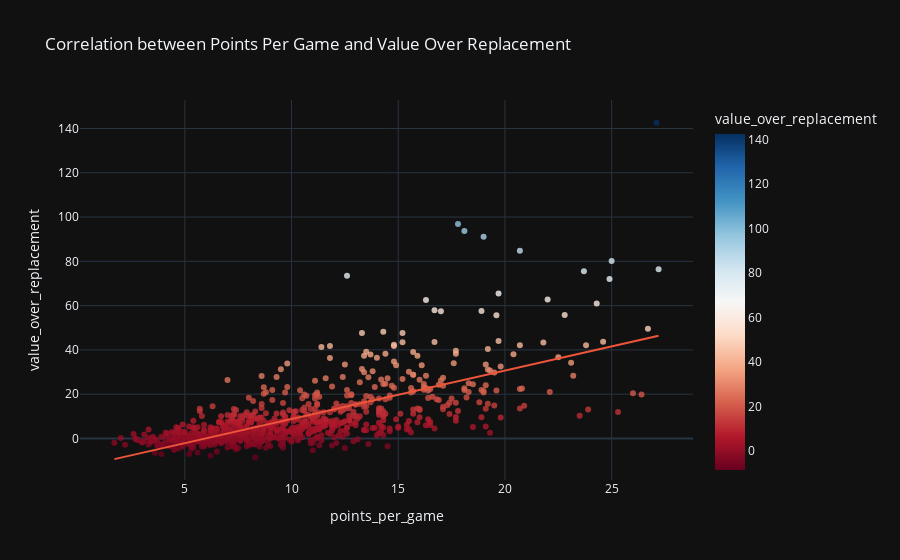

Write notebook code for a chart like this one.
### Code cell
df = df[df["games"] > 250]

fig = px.scatter(
    df,
    x='points_per_game', 
    y='value_over_replacement', 
    color='value_over_replacement',  # Use VORP for coloring
    color_continuous_scale='rdbu', 
    opacity = 0.8,
    hover_name='player',  # Displays player names on hover
    trendline='ols',  # Adds a trendline to show the correlation
    title='Correlation between Points Per Game and Value Over Replacement',
)

fig.update_layout(template = "plotly_dark")



fig.show()

# As you can see there is a fairly positive correlation between PPG and VORP
# There are outliers, that are not even getting above 20PPG, and having high VORP, These are players such as Kevin garnet, chris paul, Tim duncan
# These are players who can impact the game in other ways, such as rebounding , assists and defending

### Figure 1 — Plotly figure (JSON) as saved in the notebook; plotly's stock layout.template omitted (floating-point values rounded to 4 significant figures; data arrays with more than 128 entries replaced by an {"elided": "..."} marker saying what was removed)
{"data": [{"hovertemplate": "<b>%{hovertext}</b><br><br>points_per_game=%{x}<br>value_over_replacement=%{marker.color}<extra></extra>", "hovertext": {"elided": "807 str values"}, "legendgroup": "", "marker": {"color": {"elided": "807 float values"}, "coloraxis": "coloraxis", "opacity": 0.8, "symbol": "circle"}, "mode": "markers", "name": "", "orientation": "v", "showlegend": false, "type": "scatter", "x": {"elided": "807 float values"}, "xaxis": "x", "y": {"elided": "807 float values"}, "yaxis": "y"}, {"hovertemplate": "<b>OLS trendline</b><br>value_over_replacement = 2.18718 * points_per_game + -13.072<br>R<sup>2</sup>=0.470593<br><br>points_per_game=%{x}<br>value_over_replacement=%{y} <b>(trend)</b><extra></extra>", "legendgroup": "", "marker": {"symbol": "circle"}, "mode": "lines", "name": "", "showlegend": false, "type": "scatter", "x": {"elided": "807 float values"}, "xaxis": "x", "y": {"elided": "807 float values"}, "yaxis": "y"}], "layout": {"coloraxis": {"colorbar": {"title": {"text": "value_over_replacement"}}, "colorscale": [[0, "rgb(103,0,31)"], [0.1, "rgb(178,24,43)"], [0.2, "rgb(214,96,77)"], [0.3, "rgb(244,165,130)"], [0.4, "rgb(253,219,199)"], [0.5, "rgb(247,247,247)"], [0.6, "rgb(209,229,240)"], [0.7, "rgb(146,197,222)"], [0.8, "rgb(67,147,195)"], [0.9, "rgb(33,102,172)"], [1, "rgb(5,48,97)"]]}, "legend": {"tracegroupgap": 0}, "title": {"text": "Correlation between Points Per Game and Value Over Replacement"}, "xaxis": {"anchor": "y", "domain": [0, 1], "title": {"text": "points_per_game"}}, "yaxis": {"anchor": "x", "domain": [0, 1], "title": {"text": "value_over_replacement"}}}}
